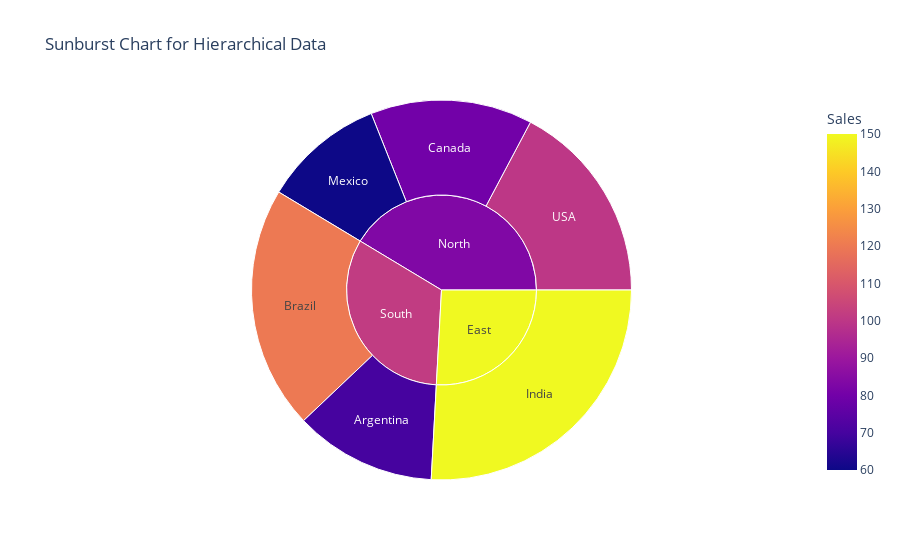

Notebook code cell kept with this figure:
### Code cell
# Sunburst Chart
fig = px.sunburst(
    data,
    path=['Region', 'Country'],  # Define hierarchy levels
    values='Sales',              # Size of segments
    color='Sales',               # Color based on sales
    title="Sunburst Chart for Hierarchical Data"
)

fig.show()

### Figure 1 — Plotly figure (JSON) as saved in the notebook; plotly's stock layout.template omitted (floating-point values rounded to 4 significant figures)
{"data": [{"branchvalues": "total", "customdata": [[70], [120], [80], [150], [60], [100], [150], [83.33], [101.6]], "domain": {"x": [0, 1], "y": [0, 1]}, "hovertemplate": "labels=%{label}<br>Sales_sum=%{value}<br>parent=%{parent}<br>id=%{id}<br>Sales=%{color}<extra></extra>", "ids": ["South/Argentina", "South/Brazil", "North/Canada", "East/India", "North/Mexico", "North/USA", "East", "North", "South"], "labels": ["Argentina", "Brazil", "Canada", "India", "Mexico", "USA", "East", "North", "South"], "marker": {"coloraxis": "coloraxis", "colors": [70, 120, 80, 150, 60, 100, 150, 83.33, 101.6]}, "name": "", "parents": ["South", "South", "North", "East", "North", "North", "", "", ""], "type": "sunburst", "values": [70, 120, 80, 150, 60, 100, 150, 240, 190]}], "layout": {"coloraxis": {"colorbar": {"title": {"text": "Sales"}}, "colorscale": [[0, "#0d0887"], [0.1111, "#46039f"], [0.2222, "#7201a8"], [0.3333, "#9c179e"], [0.4444, "#bd3786"], [0.5556, "#d8576b"], [0.6667, "#ed7953"], [0.7778, "#fb9f3a"], [0.8889, "#fdca26"], [1, "#f0f921"]]}, "legend": {"tracegroupgap": 0}, "title": {"text": "Sunburst Chart for Hierarchical Data"}}}
